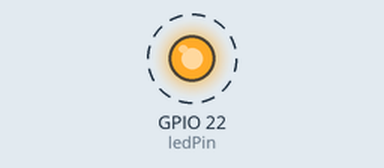
A sketch run on a simulated ESP32. Parts: output pins drawn as LEDs (lit = HIGH). Dashed ring = blinking.

Above: at 0.2 s.
Timing chart, 0 to 3.0 s (numbered marks = the images above):
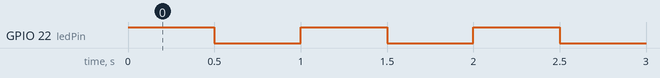

The sketch:

blink_led.ino
```cpp
/*
  IoT Club - ISTC Workshop
  Blinking an LED with ESP32

  This code demonstrates the basic functionality of blinking
  an LED connected to the ESP32 board using the Arduino IDE.
*/

// Constants for LED pin and blink interval
const int ledPin = 22; // Change this to the actual pin connected to the LED
const int blinkInterval = 500; // Blink interval in milliseconds (500ms = 0.5 seconds)

void setup() {
  // Initialize the LED pin as an output
  pinMode(ledPin, OUTPUT);
}

void loop() {
  // Turn the LED on
  digitalWrite(ledPin, HIGH);
  delay(blinkInterval);

  // Turn the LED off
  digitalWrite(ledPin, LOW);
  delay(blinkInterval);
}
```

Measured:
- by itself, GPIO 22 (ledPin): alternates HIGH for 0.50 s and LOW for 0.50 s
